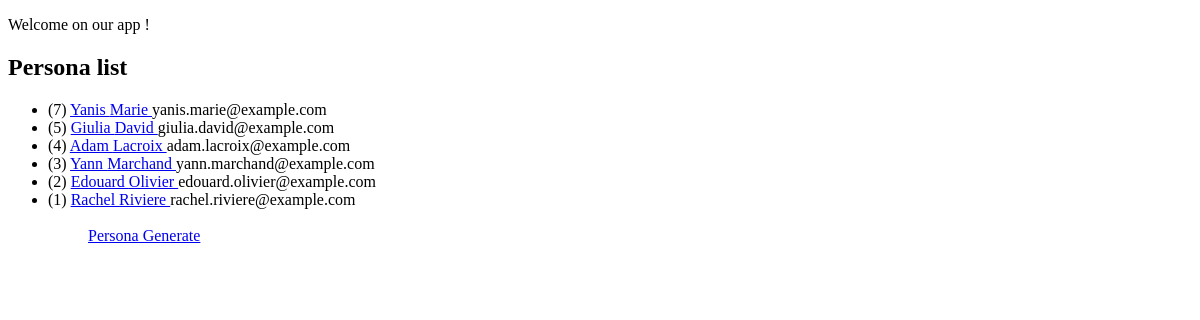
The page /list/ on the database as committed earlier.
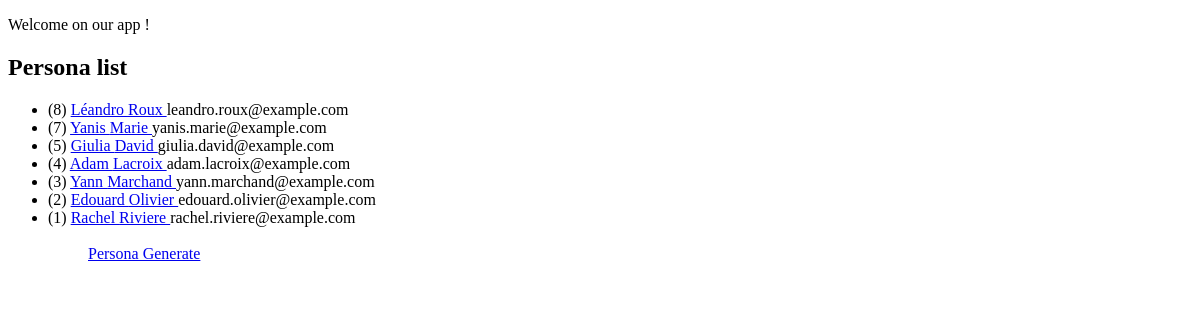
The same page on the database as committed later.
### persona_app/models.py (models this page shows, shortened)
class Persona(models.Model):
    password = models.CharField(max_length=20)
    picture = models.CharField(max_length=60)
    first_name = models.CharField(max_length=20)
    last_name = models.CharField(max_length=20)
    address_street = models.CharField(max_length=50)
    address_number = models.IntegerField()
    city = models.CharField(max_length=15)
    country = models.CharField(max_length=15)
    postcode = models.IntegerField()
    email = models.EmailField(max_length=40)
    age = models.IntegerField()
    username = models.CharField(max_length=20)

### persona_app/views.py (the view)
# urls.py: path('list/', views.persona_list, name='persona_list'),
def persona_list(request):
    personas = Persona.objects.all().order_by('-id')
    context = {
        'personas':personas
    }
    return render(request, 'persona_app/persona_list.html', context)

### persona_app/templates/persona_app/persona_list.html (shortened to what this page needs)
{% extends 'base.html' %}
{% block content %}
    <h2>Persona list</h2>
    <ul>
        {% for persona in personas %}
            <li>
                ({{ persona.id }}) <a href="{% url 'persona_details' persona.id %}">{{ persona.first_name }} {{ persona.last_name }} </a> {{ persona.email }}
            </li>
        {% endfor %}
    <ul>
    <br>
    <a href="{% url 'persona_generate' %}"> Persona Generate </a>
{% endblock content %}

Rows that differ between the two databases and show on the page:
added Persona: id "8", first_name "Léandro", last_name "Roux", email "leandro.roux@example.com"
